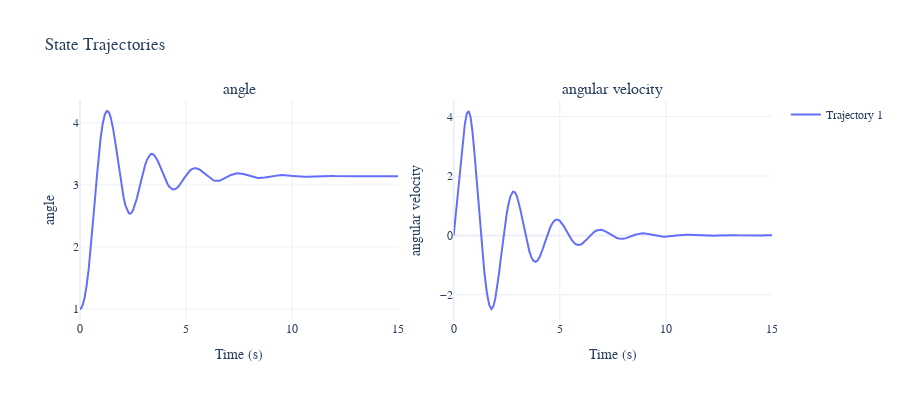

The notebook cell saved with this chart:
### Code cell
STATE_NAMES = ["angle", "angular velocity"]
trajectory_plot = pendulum.plot(
    result=pendulum_integration_result,
    state_names = STATE_NAMES,
)
trajectory_plot.show()

### Figure 1 — Plotly figure (JSON) as saved in the notebook; plotly's stock layout.template omitted (floating-point values rounded to 4 significant figures; data arrays with more than 128 entries replaced by an {"elided": "..."} marker saying what was removed)
{"data": [{"legendgroup": "trajectory_1", "line": {"color": "#636EFA", "width": 2}, "marker": {"size": 8}, "mode": "lines", "name": "Trajectory 1", "showlegend": true, "type": "scatter", "x": {"elided": "174 float values"}, "xaxis": "x", "y": {"elided": "174 float values"}, "yaxis": "y"}, {"legendgroup": "trajectory_1", "line": {"color": "#636EFA", "width": 2}, "marker": {"size": 8}, "mode": "lines", "name": "Trajectory 1", "showlegend": false, "type": "scatter", "x": {"elided": "174 float values"}, "xaxis": "x2", "y": {"elided": "174 float values"}, "yaxis": "y2"}], "layout": {"annotations": [{"font": {"size": 16}, "showarrow": false, "text": "angle", "x": 0.23, "xanchor": "center", "xref": "paper", "y": 1, "yanchor": "bottom", "yref": "paper"}, {"font": {"size": 16}, "showarrow": false, "text": "angular velocity", "x": 0.77, "xanchor": "center", "xref": "paper", "y": 1, "yanchor": "bottom", "yref": "paper"}], "font": {"family": "Arial, sans-serif", "size": 12}, "height": 400, "showlegend": true, "title": {"text": "State Trajectories"}, "xaxis": {"anchor": "y", "domain": [0, 0.46], "title": {"text": "Time (s)"}}, "xaxis2": {"anchor": "y2", "domain": [0.54, 1], "title": {"text": "Time (s)"}}, "yaxis": {"anchor": "x", "domain": [0, 1], "title": {"text": "angle"}}, "yaxis2": {"anchor": "x2", "domain": [0, 1], "title": {"text": "angular velocity"}}}}
